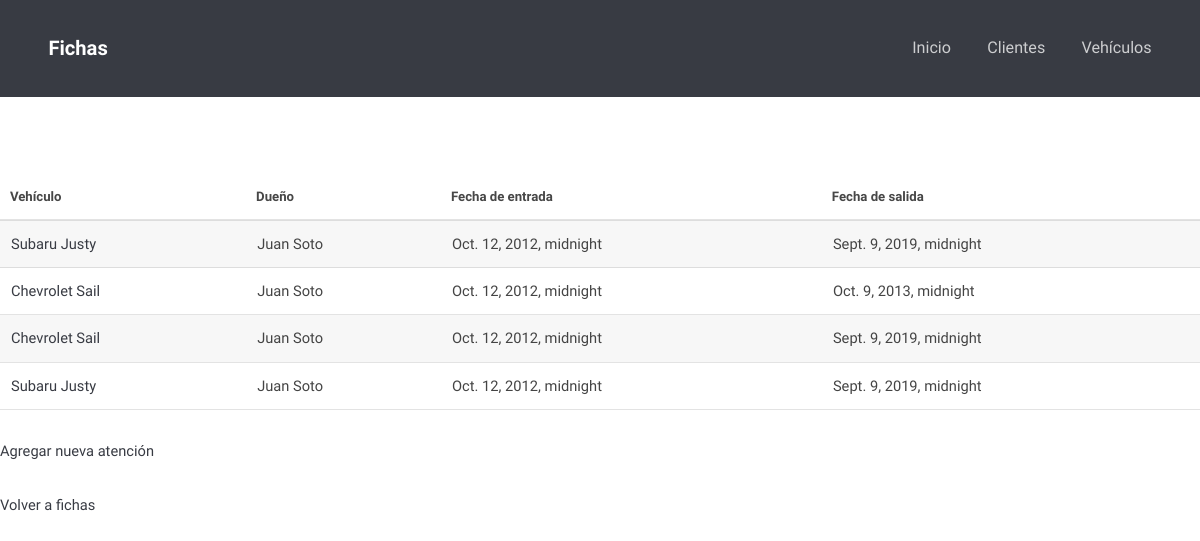
The app's page /fichas/atenciones/ with its own data.
### fichas/models.py (models this page shows, shortened)
class Atencion(models.Model):
	id_vehiculo		= models.ForeignKey('Vehiculo', on_delete=models.CASCADE, verbose_name='Vehículo')
	fecha_entrada	= models.DateTimeField()
	fecha_salida	= models.DateTimeField(blank=True)
	observaciones	= models.CharField(blank=True, max_length=500)

class Vehiculo(models.Model):
	id_cliente	= models.ForeignKey('Cliente', blank = True, null = True, on_delete = models.SET_NULL, verbose_name='Dueño')
	patente		= models.CharField(max_length = 6)
	vin 		= models.CharField(max_length = 20, blank = True, null = True)
	marca		= models.CharField(max_length = 40)
	modelo		= models.CharField(max_length = 40)
	kilometraje	= models.PositiveIntegerField()
	anyo		= models.PositiveIntegerField(null = True)
	def __str__(self):
		return  self.marca + ' ' + self.modelo

class Cliente(models.Model):
	rut			= models.CharField(max_length = 10)
	nombre		= models.CharField(max_length = 100)
	telefono	= models.CharField(max_length = 12)
	email		= models.CharField(max_length = 100, blank = True)
	def __str__(self):
		return self.nombre

### fichas/views.py (the view)
# urls.py: path('atenciones/', atencion_list_view, name ='atencion-list-view'),
def atencion_list_view(request):
 	queryset = Atencion.objects.all()
 	context = {
 		"object_list": queryset
 	}
 	return render(request, "atenciones/atencion_list.html", context)

### fichas/templates/atenciones/atencion_list.html
{% extends 'fichas/base.html' %}
{% block content %}
<table>
	<thead>
		<tr>
			<th>Vehículo</th>
			<th>Dueño</th>
			<th>Fecha de entrada</th>
			<th>Fecha de salida</th>
		</tr>
	</thead>
	{% for instance in object_list %}
	<tr>
		<td><a href='/fichas/vehiculos/{{ instance.id_vehiculo }}/atenciones/{{ instance.id }}'>{{ instance.id_vehiculo }}</a></td>
		<td>{{ instance.id_vehiculo.id_cliente }}</td>
		<td>{{ instance.fecha_entrada }}</td>
		<td>{{ instance.fecha_salida }}</td>
	</tr>
	{% endfor %}
</table>
<p><a href='./crear/'>Agregar nueva atención</a></p>
<p><a href='../'>Volver a fichas</a></p>
{% endblock %}

### fichas/static/fichas/css/skel.css (style rules this page uses)
html,body,div,span,applet,object,iframe,h1,h2,h3,h4,h5,h6,p,blockquote,pre,a,abbr,acronym,address,big,cite,code,del,dfn,em,img,ins,kbd,q,s,samp,small,strike,strong,sub,sup,tt,var,b,u,i,center,dl,dt,dd,ol,ul,li,fieldset,form,label,legend,table,caption,tbody,tfoot,thead,tr,th,td,article,aside,canvas,details,embed,figure,figcaption,footer,header,hgroup,menu,nav,output,ruby,section,summary,time,mark,audio,video { margin:0;padding:0;border:0;font-size:100%;font:inherit;vertical-align:baseline; }
body { line-height:1; }
table { border-collapse:collapse;border-spacing:0; }
body { -webkit-text-size-adjust:none }
*, *:before, *:after { -moz-box-sizing: border-box; -webkit-box-sizing: border-box; box-sizing: border-box; }

### fichas/static/fichas/css/style.css (style rules this page uses)
body { background: #fff; }
body, input, select, textarea { color: #444; font-family: "Raleway", Helvetica, sans-serif; font-size: 13pt; font-weight: 400; line-height: 1.65em; }
a { color: #383b43; text-decoration: none; }
p { margin: 0 0 2em 0; }
table { margin: 0 0 2em 0; width: 100%; }
table tbody tr { border: solid 1px rgba(144, 144, 144, 0.25); border-left: 0; border-right: 0; }
table tbody tr:nth-child(2n + 1) { background-color: rgba(144, 144, 144, 0.075); }
table td { padding: 0.75em 0.75em; }
table th { color: #474747; font-size: 0.9em; font-weight: 700; padding: 0 0.75em 0.75em 0.75em; text-align: left; }
table thead { border-bottom: solid 2px rgba(144, 144, 144, 0.25); }

### fichas/static/fichas/css/style-xlarge.css (style rules this page uses)
body, input, select, textarea { font-size: 11pt; }

### records on screen
Atencion: id_vehiculo "Subaru Justy", id_vehiculo.id_cliente "Juan Soto", fecha_entrada "Oct. 12, 2012, midnight", fecha_salida "Sept. 9, 2019, midnight"
Atencion: id_vehiculo "Chevrolet Sail", id_vehiculo.id_cliente "Juan Soto", fecha_entrada "Oct. 12, 2012, midnight", fecha_salida "Oct. 9, 2013, midnight"
Atencion: id_vehiculo "Chevrolet Sail", id_vehiculo.id_cliente "Juan Soto", fecha_entrada "Oct. 12, 2012, midnight", fecha_salida "Sept. 9, 2019, midnight"
Atencion: id_vehiculo "Subaru Justy", id_vehiculo.id_cliente "Juan Soto", fecha_entrada "Oct. 12, 2012, midnight", fecha_salida "Sept. 9, 2019, midnight"
